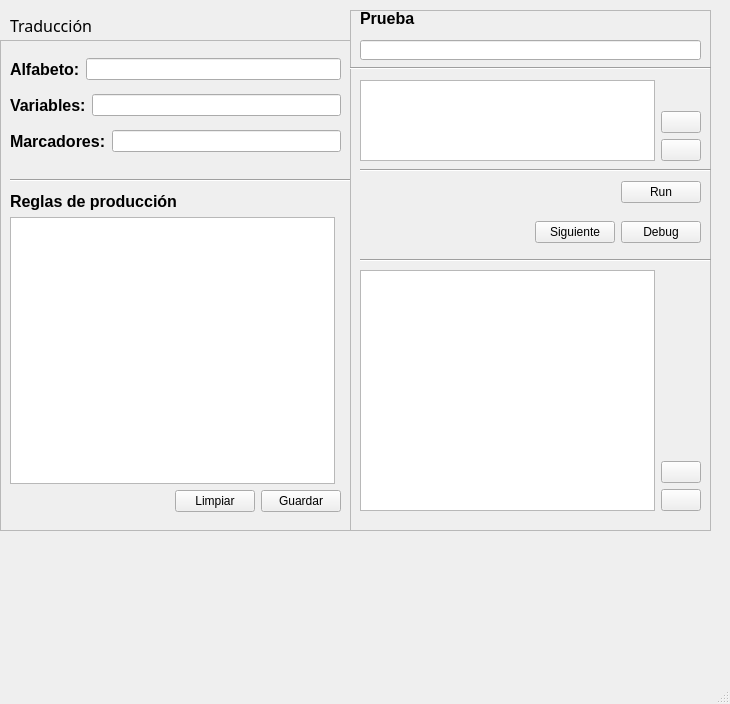
<?xml version="1.0" encoding="UTF-8"?>
<ui version="4.0">
 <class>MainWindow</class>
 <widget class="QMainWindow" name="MainWindow">
  <property name="enabled">
   <bool>true</bool>
  </property>
  <property name="geometry">
   <rect>
    <x>0</x>
    <y>0</y>
    <width>730</width>
    <height>704</height>
   </rect>
  </property>
  <property name="windowTitle">
   <string>MainWindow</string>
  </property>
  <widget class="QWidget" name="centralwidget">
   <widget class="QFrame" name="grammarFrame">
    <property name="geometry">
     <rect>
      <x>0</x>
      <y>40</y>
      <width>351</width>
      <height>491</height>
     </rect>
    </property>
    <property name="frameShape">
     <enum>QFrame::StyledPanel</enum>
    </property>
    <property name="frameShadow">
     <enum>QFrame::Raised</enum>
    </property>
    <widget class="Line" name="extra1">
     <property name="geometry">
      <rect>
       <x>10</x>
       <y>130</y>
       <width>351</width>
       <height>20</height>
      </rect>
     </property>
     <property name="orientation">
      <enum>Qt::Horizontal</enum>
     </property>
    </widget>
    <widget class="QWidget" name="layoutWidget">
     <property name="geometry">
      <rect>
       <x>10</x>
       <y>10</y>
       <width>331</width>
       <height>111</height>
      </rect>
     </property>
     <layout class="QVBoxLayout" name="verticalLayout">
      <item>
       <layout class="QHBoxLayout" name="horizontalLayout">
        <item>
         <widget class="QLabel" name="symbolsLabel">
          <property name="font">
           <font>
            <family>Arial</family>
            <pointsize>12</pointsize>
            <weight>75</weight>
            <bold>true</bold>
           </font>
          </property>
          <property name="text">
           <string>Alfabeto:</string>
          </property>
         </widget>
        </item>
        <item>
         <widget class="QLineEdit" name="symbolsEdit">
          <property name="enabled">
           <bool>true</bool>
          </property>
          <property name="text">
           <string/>
          </property>
         </widget>
        </item>
       </layout>
      </item>
      <item>
       <layout class="QHBoxLayout" name="horizontalLayout_2">
        <item>
         <widget class="QLabel" name="varsLabel">
          <property name="font">
           <font>
            <family>Arial</family>
            <pointsize>12</pointsize>
            <weight>75</weight>
            <bold>true</bold>
           </font>
          </property>
          <property name="text">
           <string>Variables:</string>
          </property>
         </widget>
        </item>
        <item>
         <widget class="QLineEdit" name="varsEdit">
          <property name="enabled">
           <bool>true</bool>
          </property>
          <property name="text">
           <string/>
          </property>
         </widget>
        </item>
       </layout>
      </item>
      <item>
       <layout class="QHBoxLayout" name="horizontalLayout_3">
        <item>
         <widget class="QLabel" name="markersLabel">
          <property name="font">
           <font>
            <family>Arial</family>
            <pointsize>12</pointsize>
            <weight>75</weight>
            <bold>true</bold>
           </font>
          </property>
          <property name="text">
           <string>Marcadores:</string>
          </property>
         </widget>
        </item>
        <item>
         <widget class="QLineEdit" name="markersEdit">
          <property name="enabled">
           <bool>true</bool>
          </property>
          <property name="text">
           <string/>
          </property>
         </widget>
        </item>
       </layout>
      </item>
     </layout>
    </widget>
    <widget class="QWidget" name="layoutWidget">
     <property name="geometry">
      <rect>
       <x>10</x>
       <y>151</y>
       <width>331</width>
       <height>321</height>
      </rect>
     </property>
     <layout class="QGridLayout" name="gridLayout">
      <item row="0" column="0" colspan="2">
       <layout class="QHBoxLayout" name="horizontalLayout_6">
        <item>
         <widget class="QLabel" name="rulesLabel">
          <property name="font">
           <font>
            <family>Arial</family>
            <pointsize>12</pointsize>
            <weight>75</weight>
            <bold>true</bold>
           </font>
          </property>
          <property name="text">
           <string>Reglas de producción</string>
          </property>
         </widget>
        </item>
        <item>
         <spacer name="horizontalSpacer_2">
          <property name="orientation">
           <enum>Qt::Horizontal</enum>
          </property>
          <property name="sizeHint" stdset="0">
           <size>
            <width>168</width>
            <height>20</height>
           </size>
          </property>
         </spacer>
        </item>
       </layout>
      </item>
      <item row="1" column="0">
       <layout class="QVBoxLayout" name="verticalLayout_3">
        <item>
         <layout class="QVBoxLayout" name="verticalLayout_2">
          <item>
           <widget class="QTextEdit" name="grammarEdit"/>
          </item>
         </layout>
        </item>
       </layout>
      </item>
      <item row="2" column="0" colspan="2">
       <layout class="QHBoxLayout" name="horizontalLayout_5">
        <item>
         <spacer name="horizontalSpacer">
          <property name="orientation">
           <enum>Qt::Horizontal</enum>
          </property>
          <property name="sizeHint" stdset="0">
           <size>
            <width>178</width>
            <height>20</height>
           </size>
          </property>
         </spacer>
        </item>
        <item>
         <widget class="QPushButton" name="clearButton">
          <property name="enabled">
           <bool>true</bool>
          </property>
          <property name="text">
           <string>Limpiar</string>
          </property>
         </widget>
        </item>
        <item>
         <widget class="QPushButton" name="saveButton">
          <property name="enabled">
           <bool>true</bool>
          </property>
          <property name="text">
           <string>Guardar</string>
          </property>
         </widget>
        </item>
       </layout>
      </item>
     </layout>
    </widget>
   </widget>
   <widget class="QFrame" name="runFrame">
    <property name="geometry">
     <rect>
      <x>350</x>
      <y>10</y>
      <width>361</width>
      <height>521</height>
     </rect>
    </property>
    <property name="frameShape">
     <enum>QFrame::StyledPanel</enum>
    </property>
    <property name="frameShadow">
     <enum>QFrame::Raised</enum>
    </property>
    <widget class="QLineEdit" name="lineEdit">
     <property name="geometry">
      <rect>
       <x>10</x>
       <y>30</y>
       <width>341</width>
       <height>20</height>
      </rect>
     </property>
    </widget>
    <widget class="QLabel" name="testLabel">
     <property name="geometry">
      <rect>
       <x>10</x>
       <y>0</y>
       <width>61</width>
       <height>16</height>
      </rect>
     </property>
     <property name="font">
      <font>
       <family>Arial</family>
       <pointsize>12</pointsize>
       <weight>75</weight>
       <bold>true</bold>
      </font>
     </property>
     <property name="text">
      <string>Prueba</string>
     </property>
    </widget>
    <widget class="Line" name="extra2">
     <property name="geometry">
      <rect>
       <x>0</x>
       <y>50</y>
       <width>361</width>
       <height>16</height>
      </rect>
     </property>
     <property name="orientation">
      <enum>Qt::Horizontal</enum>
     </property>
    </widget>
    <widget class="Line" name="extra1_2">
     <property name="geometry">
      <rect>
       <x>10</x>
       <y>150</y>
       <width>351</width>
       <height>20</height>
      </rect>
     </property>
     <property name="orientation">
      <enum>Qt::Horizontal</enum>
     </property>
    </widget>
    <widget class="Line" name="extra1_3">
     <property name="geometry">
      <rect>
       <x>10</x>
       <y>240</y>
       <width>351</width>
       <height>20</height>
      </rect>
     </property>
     <property name="orientation">
      <enum>Qt::Horizontal</enum>
     </property>
    </widget>
    <widget class="QWidget" name="layoutWidget">
     <property name="geometry">
      <rect>
       <x>10</x>
       <y>260</y>
       <width>341</width>
       <height>241</height>
      </rect>
     </property>
     <layout class="QHBoxLayout" name="horizontalLayout_8">
      <item>
       <widget class="QTextEdit" name="printText">
        <property name="html">
         <string>&lt;!DOCTYPE HTML PUBLIC &quot;-//W3C//DTD HTML 4.0//EN&quot; &quot;http://www.w3.org/TR/REC-html40/strict.dtd&quot;&gt;
&lt;html&gt;&lt;head&gt;&lt;meta name=&quot;qrichtext&quot; content=&quot;1&quot; /&gt;&lt;style type=&quot;text/css&quot;&gt;
p, li { white-space: pre-wrap; }
&lt;/style&gt;&lt;/head&gt;&lt;body style=&quot; font-family:'MS Shell Dlg 2'; font-size:8.25pt; font-weight:400; font-style:normal;&quot;&gt;
&lt;p style=&quot;-qt-paragraph-type:empty; margin-top:0px; margin-bottom:0px; margin-left:0px; margin-right:0px; -qt-block-indent:0; text-indent:0px;&quot;&gt;&lt;br /&gt;&lt;/p&gt;&lt;/body&gt;&lt;/html&gt;</string>
        </property>
       </widget>
      </item>
      <item>
       <layout class="QVBoxLayout" name="verticalLayout_5">
        <item>
         <spacer name="verticalSpacer_2">
          <property name="orientation">
           <enum>Qt::Vertical</enum>
          </property>
          <property name="sizeHint" stdset="0">
           <size>
            <width>20</width>
            <height>40</height>
           </size>
          </property>
         </spacer>
        </item>
        <item>
         <widget class="QPushButton" name="clearRegistryButton">
          <property name="enabled">
           <bool>true</bool>
          </property>
          <property name="text">
           <string/>
          </property>
         </widget>
        </item>
        <item>
         <widget class="QPushButton" name="saveRegistryButton">
          <property name="text">
           <string/>
          </property>
         </widget>
        </item>
       </layout>
      </item>
     </layout>
    </widget>
    <widget class="QWidget" name="layoutWidget">
     <property name="geometry">
      <rect>
       <x>10</x>
       <y>210</y>
       <width>341</width>
       <height>25</height>
      </rect>
     </property>
     <layout class="QHBoxLayout" name="horizontalLayout_7">
      <item>
       <spacer name="horizontalSpacer_4">
        <property name="orientation">
         <enum>Qt::Horizontal</enum>
        </property>
        <property name="sizeHint" stdset="0">
         <size>
          <width>40</width>
          <height>20</height>
         </size>
        </property>
       </spacer>
      </item>
      <item>
       <widget class="QPushButton" name="nextButton">
        <property name="text">
         <string>Siguiente</string>
        </property>
       </widget>
      </item>
      <item>
       <widget class="QPushButton" name="debugButton">
        <property name="text">
         <string>Debug</string>
        </property>
       </widget>
      </item>
     </layout>
    </widget>
    <widget class="QWidget" name="layoutWidget">
     <property name="geometry">
      <rect>
       <x>10</x>
       <y>70</y>
       <width>341</width>
       <height>81</height>
      </rect>
     </property>
     <layout class="QHBoxLayout" name="horizontalLayout_9">
      <item>
       <widget class="QTextEdit" name="fileEdit"/>
      </item>
      <item>
       <layout class="QVBoxLayout" name="verticalLayout_4">
        <item>
         <spacer name="verticalSpacer">
          <property name="orientation">
           <enum>Qt::Vertical</enum>
          </property>
          <property name="sizeHint" stdset="0">
           <size>
            <width>20</width>
            <height>40</height>
           </size>
          </property>
         </spacer>
        </item>
        <item>
         <widget class="QPushButton" name="clearFileButton">
          <property name="enabled">
           <bool>true</bool>
          </property>
          <property name="text">
           <string/>
          </property>
         </widget>
        </item>
        <item>
         <widget class="QPushButton" name="saveFileButton">
          <property name="text">
           <string/>
          </property>
         </widget>
        </item>
       </layout>
      </item>
     </layout>
    </widget>
    <widget class="QWidget" name="layoutWidget">
     <property name="geometry">
      <rect>
       <x>10</x>
       <y>170</y>
       <width>341</width>
       <height>25</height>
      </rect>
     </property>
     <layout class="QHBoxLayout" name="horizontalLayout_4">
      <item>
       <spacer name="horizontalSpacer_3">
        <property name="orientation">
         <enum>Qt::Horizontal</enum>
        </property>
        <property name="sizeHint" stdset="0">
         <size>
          <width>40</width>
          <height>20</height>
         </size>
        </property>
       </spacer>
      </item>
      <item>
       <widget class="QPushButton" name="runButton">
        <property name="text">
         <string>Run</string>
        </property>
       </widget>
      </item>
     </layout>
    </widget>
   </widget>
   <widget class="QLabel" name="title">
    <property name="geometry">
     <rect>
      <x>10</x>
      <y>10</y>
      <width>111</width>
      <height>31</height>
     </rect>
    </property>
    <property name="font">
     <font>
      <family>Cooper Black</family>
      <pointsize>12</pointsize>
     </font>
    </property>
    <property name="text">
     <string>Traducción</string>
    </property>
   </widget>
  </widget>
  <widget class="QMenuBar" name="menubar">
   <property name="geometry">
    <rect>
     <x>0</x>
     <y>0</y>
     <width>730</width>
     <height>21</height>
    </rect>
   </property>
  </widget>
  <widget class="QStatusBar" name="statusbar"/>
 </widget>
 <resources/>
 <connections/>
</ui>
